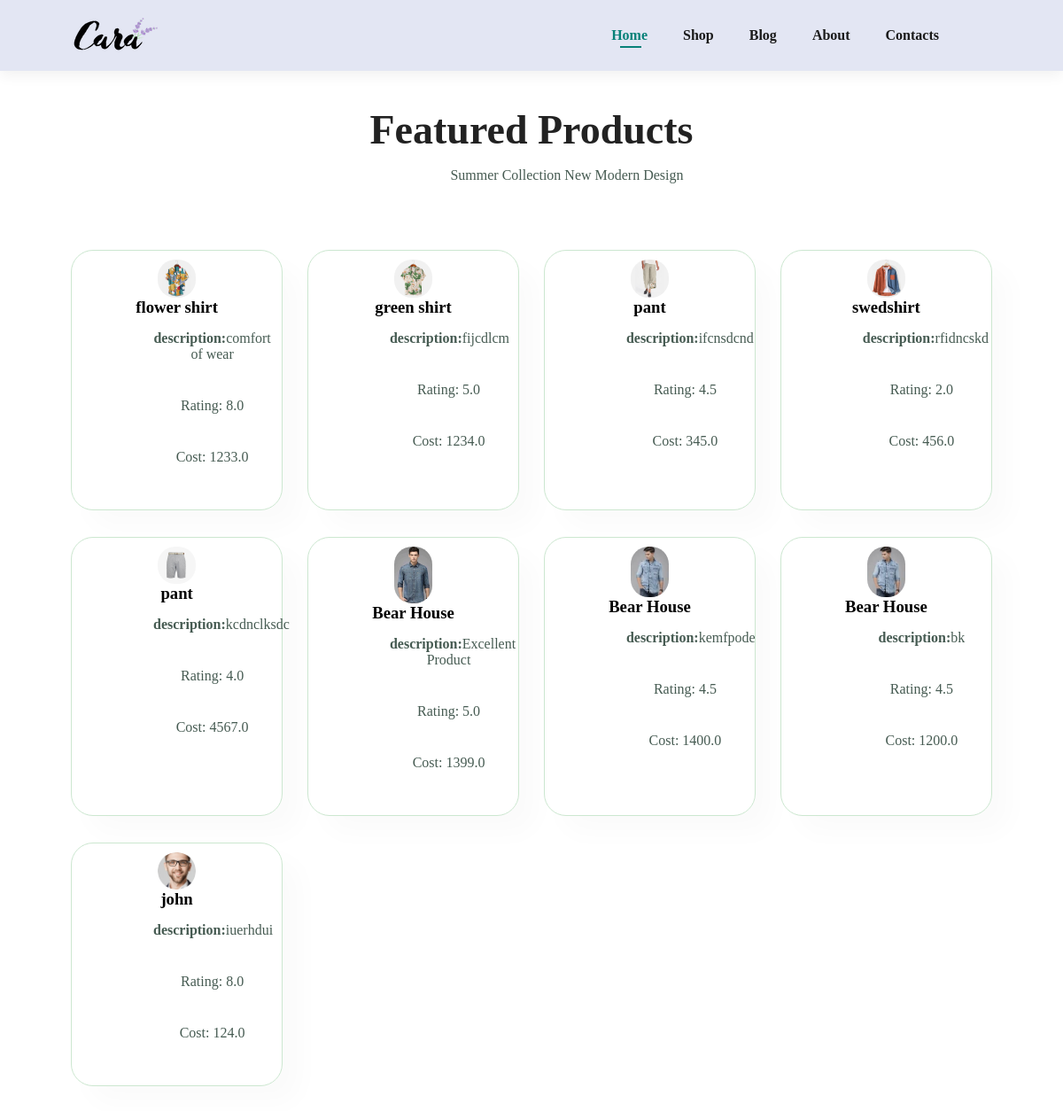
Page /viewal on the committed database.
### commerceApp/models.py (models this page shows, shortened)
class Featured_Products(models.Model):
        image=models.ImageField(upload_to='static/Featured_Products_images')
        name = models.CharField(max_length=100)
        description = models.TextField()
        date_posted=models.DateTimeField(default=timezone.now)
        rating = models.FloatField()
        cost = models.FloatField()

### commerceApp/views.py (the view)
# urls.py: path('viewal', views.viewal, name='viewal'),
def viewal(request):
    context=Featured_Products.objects.all()
    return render(request,'viewall.html',{'context':context})

### commerceApp/templates/viewall.html (shortened to what this page needs)
{% load static %}
<html lang="en">
<head>
    <link rel="stylesheet" type="text/css" href="{% static 'p1.css'%}">
</head>
<body >
    <section id="header">
        <a href="#"><img src="img/logo.png"   class="logo" alt=""></a>
        <div>
            <ul id="navbar">
                <li><a class="active" href="index.html">Home</a></li>
                <li><a href="shop.html">Shop</a></li>
                <li><a href="blog.html">Blog</a></li>
                <li><a href="about.html">About</a></li>
                <li><a href="contacts.html">Contacts</a></li>
            </ul>
        </div>
     </section>
    <section id="product1" class="section-p1">
        <h2>Featured Products</h2>
        <p>Summer Collection New Modern Design</p>
        <div class="pro-container">
            {% for newwear in context %}
            <div class="pro">
                <img src="{{newwear.image}}" alt="{{newwear.name}}" >
    <h3>{{newwear.name}}</h3>
    <p><b>description:</b>{{newwear.description}}</p>
    <p>Rating: {{newwear.rating}}</p>
    <p>Cost: {{newwear.cost}}</p>
    </div>
    {% endfor %}
    </div>
    </section>
</body>
</html>

### static/p1.css (style rules this page uses)
* { margin:0; padding:0; box-sizing:border-box; font-family:'spartan','sans-serif'; }
h2 { font-size:46px; line-height:54px; color:#222; }
p { font-size: 16px; color: #465b52; margin:15px 0 40px 80px; }
.section-p1 { padding:40px 80px; }
body { width:100%; }
#header { display:flex; align-items:center; justify-content: space-between; padding:20px 80px; background:#E3E6F3; box-shadow:0 5px 15px rgba(0,0,0,0.06); z-index:999; position:sticky; top:0; left:0; }
#navbar { display:flex; align-items:center; justify-content: space-between; }
#navbar li { list-style:none; padding:0 20px; position:relative; }
#navbar li a { text-decoration:none; font-size:16px; font-weight:600; color:#1a1a1a; transition:0.3s ease; }
#navbar li a:hover, #navbar li a.active { color: #088178; }
#navbar li a.active:after, #navbar li a:hover::after { content:""; width:30%; height:2px; background:#088178; position:absolute; bottom:-5px; left:30px; }
#product1 { text-align:center; }
#product1 .pro { width:23%; min-width:49px; padding:10px 12px; border:1px solid #cce7d0; border-radius:25px; cursor:pointer; margin:15px 0; box-shadow: 20px 20px 30px rgba(0,0,0,0.02); transition:0.2s ease; position:relative; }
#product1 .pro img { width:20%; border-radius:20px; }
#product1 .pro-container { display:flex; justify-content:space-between; padding-top:20px; flex-wrap:wrap; }

### rows in the picture
Featured_Products: image (picture), name "flower shirt", description "comfort of wear", rating "8.0", cost "1233.0"
Featured_Products: image (picture), name "green shirt", description "fijcdlcm", rating "5.0", cost "1234.0"
Featured_Products: image (picture), name "pant", description "ifcnsdcnd", rating "4.5", cost "345.0"
Featured_Products: image (picture), name "swedshirt", description "rfidncskd", rating "2.0", cost "456.0"
Featured_Products: image (picture), name "pant", description "kcdnclksdc", rating "4.0", cost "4567.0"
Featured_Products: image (picture), name "Bear House", description "Excellent Product", rating "5.0", cost "1399.0"
Featured_Products: image (picture), name "Bear House", description "kemfpode", rating "4.5", cost "1400.0"
Featured_Products: image (picture), name "Bear House", description "bk", rating "4.5", cost "1200.0"
Featured_Products: image (picture), name "john", description "iuerhdui", rating "8.0", cost "124.0"
